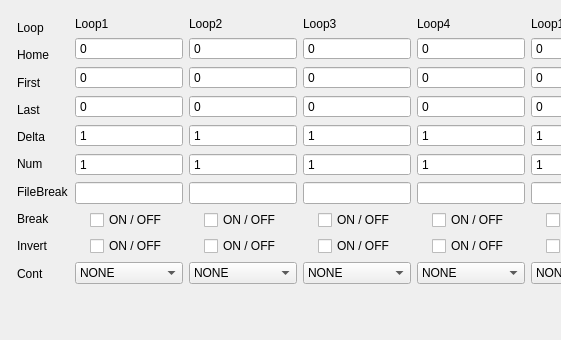
      <widget class="QWidget" name="Parm">
       <widget class="QWidget" name="layoutWidget_3">
        <property name="geometry">
         <rect>
          <x>11</x>
          <y>11</y>
          <width>541</width>
          <height>320</height>
         </rect>
        </property>
        <layout class="QHBoxLayout" name="horizontalLayout_3">
         <property name="spacing">
          <number>6</number>
         </property>
         <property name="sizeConstraint">
          <enum>QLayout::SetFixedSize</enum>
         </property>
         <property name="leftMargin">
          <number>6</number>
         </property>
         <property name="topMargin">
          <number>6</number>
         </property>
         <property name="rightMargin">
          <number>6</number>
         </property>
         <property name="bottomMargin">
          <number>6</number>
         </property>
         <item>
          <layout class="QVBoxLayout" name="verticalLayout_15">
           <item>
            <layout class="QVBoxLayout" name="verticalLayout_16">
             <item>
              <widget class="QLabel" name="label_31">
               <property name="text">
                <string>Loop</string>
               </property>
              </widget>
             </item>
             <item>
              <widget class="QLabel" name="label_32">
               <property name="text">
                <string>Home</string>
               </property>
              </widget>
             </item>
             <item>
              <widget class="QLabel" name="label_33">
               <property name="text">
                <string>First</string>
               </property>
              </widget>
             </item>
             <item>
              <widget class="QLabel" name="label_34">
               <property name="text">
                <string>Last</string>
               </property>
              </widget>
             </item>
             <item>
              <widget class="QLabel" name="label_35">
               <property name="text">
                <string>Delta</string>
               </property>
              </widget>
             </item>
             <item>
              <widget class="QLabel" name="label_36">
               <property name="text">
                <string>Num</string>
               </property>
              </widget>
             </item>
             <item>
              <widget class="QLabel" name="label_37">
               <property name="text">
                <string>FileBreak</string>
               </property>
              </widget>
             </item>
             <item>
              <widget class="QLabel" name="label_38">
               <property name="text">
                <string>Break</string>
               </property>
              </widget>
             </item>
             <item>
              <widget class="QLabel" name="label_39">
               <property name="text">
                <string>Invert</string>
               </property>
              </widget>
             </item>
             <item>
              <widget class="QLabel" name="label_40">
               <property name="text">
                <string>Cont</string>
               </property>
              </widget>
             </item>
            </layout>
           </item>
          </layout>
         </item>
         <item>
          <layout class="QVBoxLayout" name="verticalLayout_17">
           <item>
            <widget class="QLabel" name="label_41">
             <property name="text">
              <string>Loop1</string>
             </property>
            </widget>
           </item>
           <item>
            <widget class="QSpinBox" name="LoopHome_1">
             <property name="buttonSymbols">
              <enum>QAbstractSpinBox::NoButtons</enum>
             </property>
            </widget>
           </item>
           <item>
            <widget class="QSpinBox" name="LoopFirst_1">
             <property name="buttonSymbols">
              <enum>QAbstractSpinBox::NoButtons</enum>
             </property>
            </widget>
           </item>
           <item>
            <widget class="QSpinBox" name="LoopLast_1">
             <property name="buttonSymbols">
              <enum>QAbstractSpinBox::NoButtons</enum>
             </property>
            </widget>
           </item>
           <item>
            <widget class="QSpinBox" name="LoopDelta_1">
             <property name="buttonSymbols">
              <enum>QAbstractSpinBox::NoButtons</enum>
             </property>
             <property name="value">
              <number>1</number>
             </property>
            </widget>
           </item>
           <item>
            <widget class="QSpinBox" name="LoopNum_1">
             <property name="readOnly">
              <bool>true</bool>
             </property>
             <property name="buttonSymbols">
              <enum>QAbstractSpinBox::NoButtons</enum>
             </property>
             <property name="value">
              <number>1</number>
             </property>
            </widget>
           </item>
           <item>
            <widget class="QLineEdit" name="LoopFileBreak_1"/>
           </item>
           <item alignment="Qt::AlignHCenter">
            <widget class="QCheckBox" name="LoopBreak_1">
             <property name="text">
              <string>ON / OFF</string>
             </property>
             <property name="checkable">
              <bool>true</bool>
             </property>
             <property name="checked">
              <bool>false</bool>
             </property>
             <property name="tristate">
              <bool>false</bool>
             </property>
            </widget>
           </item>
           <item alignment="Qt::AlignHCenter">
            <widget class="QCheckBox" name="LoopInvert_1">
             <property name="text">
              <string>ON / OFF</string>
             </property>
             <property name="checkable">
              <bool>true</bool>
             </property>
             <property name="checked">
              <bool>false</bool>
             </property>
             <property name="tristate">
              <bool>false</bool>
             </property>
            </widget>
           </item>
           <item>
            <widget class="QComboBox" name="LoopCont_1">
             <property name="editable">
              <bool>false</bool>
             </property>
             <item>
              <property name="text">
               <string>NONE</string>
              </property>
             </item>
             <item>
              <property name="text">
               <string>STEP</string>
              </property>
             </item>
             <item>
              <property name="text">
               <string>RANGE</string>
              </property>
             </item>
            </widget>
           </item>
          </layout>
         </item>
         <item>
          <layout class="QVBoxLayout" name="verticalLayout_18">
           <item>
            <widget class="QLabel" name="label_42">
             <property name="text">
              <string>Loop2</string>
             </property>
            </widget>
           </item>
           <item>
            <widget class="QSpinBox" name="LoopHome_2">
             <property name="buttonSymbols">
              <enum>QAbstractSpinBox::NoButtons</enum>
             </property>
            </widget>
           </item>
           <item>
            <widget class="QSpinBox" name="LoopFirst_2">
             <property name="buttonSymbols">
              <enum>QAbstractSpinBox::NoButtons</enum>
             </property>
            </widget>
           </item>
           <item>
            <widget class="QSpinBox" name="LoopLast_2">
             <property name="buttonSymbols">
              <enum>QAbstractSpinBox::NoButtons</enum>
             </property>
            </widget>
           </item>
           <item>
            <widget class="QSpinBox" name="LoopDelta_2">
             <property name="buttonSymbols">
              <enum>QAbstractSpinBox::NoButtons</enum>
             </property>
             <property name="value">
              <number>1</number>
             </property>
            </widget>
           </item>
           <item>
            <widget class="QSpinBox" name="LoopNum_2">
             <property name="readOnly">
              <bool>true</bool>
             </property>
             <property name="buttonSymbols">
              <enum>QAbstractSpinBox::NoButtons</enum>
             </property>
             <property name="value">
              <number>1</number>
             </property>
            </widget>
           </item>
           <item>
            <widget class="QLineEdit" name="LoopFileBreak_2"/>
           </item>
           <item alignment="Qt::AlignHCenter">
            <widget class="QCheckBox" name="LoopBreak_2">
             <property name="text">
              <string>ON / OFF</string>
             </property>
             <property name="checkable">
              <bool>true</bool>
             </property>
             <property name="checked">
              <bool>false</bool>
             </property>
             <property name="tristate">
              <bool>false</bool>
             </property>
            </widget>
           </item>
           <item alignment="Qt::AlignHCenter">
            <widget class="QCheckBox" name="LoopInvert_2">
             <property name="text">
              <string>ON / OFF</string>
             </property>
             <property name="checkable">
              <bool>true</bool>
             </property>
             <property name="checked">
              <bool>false</bool>
             </property>
             <property name="tristate">
              <bool>false</bool>
             </property>
            </widget>
           </item>
           <item>
            <widget class="QComboBox" name="LoopCont_2">
             <property name="editable">
              <bool>false</bool>
             </property>
             <item>
              <property name="text">
               <string>NONE</string>
              </property>
             </item>
             <item>
              <property name="text">
               <string>STEP</string>
              </property>
             </item>
             <item>
              <property name="text">
               <string>RANGE</string>
              </property>
             </item>
            </widget>
           </item>
          </layout>
         </item>
         <item>
          <layout class="QVBoxLayout" name="verticalLayout_19">
           <item>
            <widget class="QLabel" name="label_43">
             <property name="text">
              <string>Loop3</string>
             </property>
            </widget>
           </item>
           <item>
            <widget class="QSpinBox" name="LoopHome_3">
             <property name="buttonSymbols">
              <enum>QAbstractSpinBox::NoButtons</enum>
             </property>
            </widget>
           </item>
           <item>
            <widget class="QSpinBox" name="LoopFirst_3">
             <property name="buttonSymbols">
              <enum>QAbstractSpinBox::NoButtons</enum>
             </property>
            </widget>
           </item>
           <item>
            <widget class="QSpinBox" name="LoopLast_3">
             <property name="buttonSymbols">
              <enum>QAbstractSpinBox::NoButtons</enum>
             </property>
            </widget>
           </item>
           <item>
            <widget class="QSpinBox" name="LoopDelta_3">
             <property name="buttonSymbols">
              <enum>QAbstractSpinBox::NoButtons</enum>
             </property>
             <property name="value">
              <number>1</number>
             </property>
            </widget>
           </item>
           <item>
            <widget class="QSpinBox" name="LoopNum_3">
             <property name="readOnly">
              <bool>true</bool>
             </property>
             <property name="buttonSymbols">
              <enum>QAbstractSpinBox::NoButtons</enum>
             </property>
             <property name="value">
              <number>1</number>
             </property>
            </widget>
           </item>
           <item>
            <widget class="QLineEdit" name="LoopFileBreak_3"/>
           </item>
           <item alignment="Qt::AlignHCenter">
            <widget class="QCheckBox" name="LoopBreak_3">
             <property name="text">
              <string>ON / OFF</string>
             </property>
             <property name="checkable">
              <bool>true</bool>
             </property>
             <property name="checked">
              <bool>false</bool>
             </property>
             <property name="tristate">
              <bool>false</bool>
             </property>
            </widget>
           </item>
           <item alignment="Qt::AlignHCenter">
            <widget class="QCheckBox" name="LoopInvert_3">
             <property name="text">
              <string>ON / OFF</string>
             </property>
             <property name="checkable">
              <bool>true</bool>
             </property>
             <property name="checked">
              <bool>false</bool>
             </property>
             <property name="tristate">
              <bool>false</bool>
             </property>
            </widget>
           </item>
           <item>
            <widget class="QComboBox" name="LoopCont_3">
             <property name="editable">
              <bool>false</bool>
             </property>
             <item>
              <property name="text">
               <string>NONE</string>
              </property>
             </item>
             <item>
              <property name="text">
               <string>STEP</string>
              </property>
             </item>
             <item>
              <property name="text">
               <string>RANGE</string>
              </property>
             </item>
            </widget>
           </item>
          </layout>
         </item>
         <item>
          <layout class="QVBoxLayout" name="verticalLayout_20">
           <item>
            <widget class="QLabel" name="label_44">
             <property name="text">
              <string>Loop4</string>
             </property>
            </widget>
           </item>
           <item>
            <widget class="QSpinBox" name="LoopHome_4">
             <property name="buttonSymbols">
              <enum>QAbstractSpinBox::NoButtons</enum>
             </property>
            </widget>
           </item>
           <item>
            <widget class="QSpinBox" name="LoopFirst_4">
             <property name="buttonSymbols">
              <enum>QAbstractSpinBox::NoButtons</enum>
             </property>
            </widget>
           </item>
           <item>
            <widget class="QSpinBox" name="LoopLast_4">
             <property name="buttonSymbols">
              <enum>QAbstractSpinBox::NoButtons</enum>
             </property>
            </widget>
           </item>
           <item>
            <widget class="QSpinBox" name="LoopDelta_4">
             <property name="buttonSymbols">
              <enum>QAbstractSpinBox::NoButtons</enum>
             </property>
             <property name="value">
              <number>1</number>
             </property>
            </widget>
           </item>
           <item>
            <widget class="QSpinBox" name="LoopNum_4">
             <property name="readOnly">
              <bool>true</bool>
             </property>
             <property name="buttonSymbols">
              <enum>QAbstractSpinBox::NoButtons</enum>
             </property>
             <property name="value">
              <number>1</number>
             </property>
            </widget>
           </item>
           <item>
            <widget class="QLineEdit" name="LoopFileBreak_4"/>
           </item>
           <item alignment="Qt::AlignHCenter">
            <widget class="QCheckBox" name="LoopBreak_4">
             <property name="text">
              <string>ON / OFF</string>
             </property>
             <property name="checkable">
              <bool>true</bool>
             </property>
             <property name="checked">
              <bool>false</bool>
             </property>
             <property name="tristate">
              <bool>false</bool>
             </property>
            </widget>
           </item>
           <item alignment="Qt::AlignHCenter">
            <widget class="QCheckBox" name="LoopInvert_4">
             <property name="text">
              <string>ON / OFF</string>
             </property>
             <property name="checkable">
              <bool>true</bool>
             </property>
             <property name="checked">
              <bool>false</bool>
             </property>
             <property name="tristate">
              <bool>false</bool>
             </property>
            </widget>
           </item>
           <item>
            <widget class="QComboBox" name="LoopCont_4">
             <property name="editable">
              <bool>false</bool>
             </property>
             <item>
              <property name="text">
               <string>NONE</string>
              </property>
             </item>
             <item>
              <property name="text">
               <string>STEP</string>
              </property>
             </item>
             <item>
              <property name="text">
               <string>RANGE</string>
              </property>
             </item>
            </widget>
           </item>
          </layout>
         </item>
         <item>
          <layout class="QVBoxLayout" name="verticalLayout_21">
           <item>
            <widget class="QLabel" name="label_45">
             <property name="text">
              <string>Loop1</string>
             </property>
            </widget>
           </item>
           <item>
            <widget class="QSpinBox" name="LoopHome_5">
             <property name="buttonSymbols">
              <enum>QAbstractSpinBox::NoButtons</enum>
             </property>
            </widget>
           </item>
           <item>
            <widget class="QSpinBox" name="LoopFirst_5">
             <property name="buttonSymbols">
              <enum>QAbstractSpinBox::NoButtons</enum>
             </property>
            </widget>
           </item>
           <item>
            <widget class="QSpinBox" name="LoopLast_5">
             <property name="buttonSymbols">
              <enum>QAbstractSpinBox::NoButtons</enum>
             </property>
            </widget>
           </item>
           <item>
            <widget class="QSpinBox" name="LoopDelta_5">
             <property name="buttonSymbols">
              <enum>QAbstractSpinBox::NoButtons</enum>
             </property>
             <property name="value">
              <number>1</number>
             </property>
            </widget>
           </item>
           <item>
            <widget class="QSpinBox" name="LoopNum_5">
             <property name="readOnly">
              <bool>true</bool>
             </property>
             <property name="buttonSymbols">
              <enum>QAbstractSpinBox::NoButtons</enum>
             </property>
             <property name="value">
              <number>1</number>
             </property>
            </widget>
           </item>
           <item>
            <widget class="QLineEdit" name="LoopFileBreak_5"/>
           </item>
           <item alignment="Qt::AlignHCenter">
            <widget class="QCheckBox" name="LoopBreak_5">
             <property name="text">
              <string>ON / OFF</string>
             </property>
             <property name="checkable">
              <bool>true</bool>
             </property>
             <property name="checked">
              <bool>false</bool>
             </property>
             <property name="tristate">
              <bool>false</bool>
             </property>
            </widget>
           </item>
           <item alignment="Qt::AlignHCenter">
            <widget class="QCheckBox" name="LoopInvert_5">
             <property name="text">
              <string>ON / OFF</string>
             </property>
             <property name="checkable">
              <bool>true</bool>
             </property>
             <property name="checked">
              <bool>false</bool>
             </property>
             <property name="tristate">
              <bool>false</bool>
             </property>
            </widget>
           </item>
           <item>
            <widget class="QComboBox" name="LoopCont_5">
             <property name="editable">
              <bool>false</bool>
             </property>
             <item>
              <property name="text">
               <string>NONE</string>
              </property>
             </item>
             <item>
              <property name="text">
               <string>STEP</string>
              </property>
             </item>
             <item>
              <property name="text">
               <string>RANGE</string>
              </property>
             </item>
            </widget>
           </item>
          </layout>
         </item>
        </layout>
       </widget>
      </widget>
